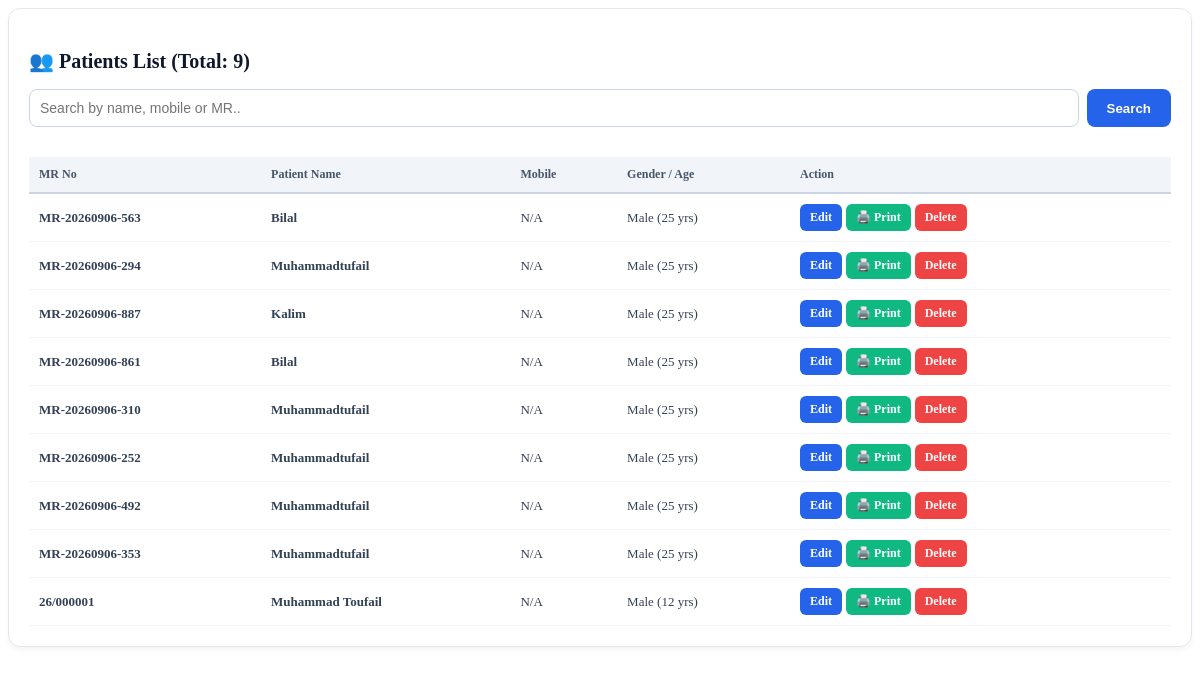
Screenshot of /patients.php (signed in) with the database file from the repository.
### tables this page shows
CREATE TABLE `patients` (
  `id` int(11) NOT NULL AUTO_INCREMENT,
  `name` varchar(150) NOT NULL,
  `gender` varchar(15) DEFAULT 'Male',
  `phone` varchar(20) DEFAULT NULL,
  `age` int(11) DEFAULT 0,
  `address` varchar(255) DEFAULT NULL,
  `mr_no` varchar(50) DEFAULT NULL,
  `mobile` varchar(20) DEFAULT NULL,
  `created_at` timestamp NULL DEFAULT current_timestamp(),
  PRIMARY KEY (`id`)
);

### patients.php (the view, shortened to what this page needs)
<?php
require __DIR__.'/config.php';
$search = trim($_GET['search'] ?? '');
if ($search !== '') {
    $like = "%{$search}%";
    $stmt = $conn->prepare("SELECT * FROM patients WHERE name LIKE ? OR phone LIKE ? OR mr_no LIKE ? ORDER BY id DESC");
    $stmt->bind_param("sss", $like, $like, $like);
    $stmt->execute();
    $res = $stmt->get_result();
} else {
    $res = $conn->query("SELECT * FROM patients ORDER BY id DESC");
}
$PATIENTS = [];
if ($res && $res->num_rows > 0) {
    while ($row = $res->fetch_assoc()) {
        $PATIENTS[] = $row;
    }
}
?>
<div class="card">
  <h3 class="card-title">👥 Patients List (Total: <?= count($PATIENTS) ?>)</h3>
  <form method="GET" action="patients.php" class="search-box">
    <input type="text" name="search" class="search-input" placeholder="Search by name, mobile or MR.." value="<?= htmlspecialchars($search) ?>">
    <button type="submit" class="search-btn">Search</button>
  </form>
  <div style="overflow-x:auto;">
    <table class="table">
      <thead>
        <tr>
          <th>MR No</th>
          <th>Patient Name</th>
          <th>Mobile</th>
          <th>Gender / Age</th>
          <th style="min-width:180px;">Action</th>
        </tr>
      </thead>
      <tbody>
        <?php if (empty($PATIENTS)): ?>
          <tr><td colspan="5" style="text-align:center; color:#94a3b8; padding:30px;">No patient records found.</td></tr>
        <?php else: ?>
          <?php foreach ($PATIENTS as $p):
            $mr    = $p['mr_no'] ?? ('#'.$p['id']);
            $name  = $p['name'] ?? 'N/A';
            $phone = $p['phone'] ?? 'N/A';
            $g     = !empty($p['gender']) ? ucfirst($p['gender']) : 'N/A';
            $age   = !empty($p['age']) ? $p['age'] . ' yrs' : '';
            $ga    = trim("$g ($age)");
          ?>
            <tr>
              <td><b><?= htmlspecialchars($mr) ?></b></td>
              <td><b><?= htmlspecialchars($name) ?></b></td>
              <td><?= htmlspecialchars($phone) ?></td>
              <td><?= htmlspecialchars($ga) ?></td>
              <td>
                <div class="btn-group">
                  <a href="edit_patient.php?id=<?= $p['id'] ?>" class="btn-action btn-edit">Edit</a>
                  <a href="print_patient_card.php?id=<?= $p['id'] ?>" class="btn-action btn-print" target="_blank">🖨️ Print</a>
                  <a href="patients.php?action=delete&id=<?= $p['id'] ?>" class="btn-action btn-delete" onclick="return confirm('Are you sure you want to delete this patient?')">Delete</a>
                </div>
              </td>
            </tr>
          <?php endforeach; ?>
        <?php endif; ?>
      </tbody>
    </table>
  </div>
</div>

### patients.php (style rules this page uses)
.card { background:#fff; padding:20px; border-radius:12px; border:1px solid #e2e8f0; margin-bottom:20px; box-shadow: 0 4px 6px -1px rgba(0,0,0,0.05); }
.card-title { font-size:20px; font-weight:700; color:#0f172a; margin-bottom:16px; }
.search-box { display:flex; gap:8px; margin-bottom:20px; }
.search-input { flex:1; padding:10px; border:1px solid #cbd5e1; border-radius:8px; font-size:14px; outline:none; }
.search-btn { background:#2563eb; color:#fff; border:none; padding:10px 20px; border-radius:8px; font-weight:600; cursor:pointer; }
.table { width:100%; border-collapse:collapse; margin-top:10px; }
.table th { background:#f1f5f9; padding:10px; text-align:left; font-size:12px; font-weight:700; color:#475569; border-bottom:2px solid #cbd5e1; }
.table td { padding:10px; border-bottom:1px solid #f1f5f9; font-size:13px; color:#334155; vertical-align:middle; }
.btn-group { display:flex; gap:4px; flex-wrap:wrap; }
.btn-action { padding:6px 10px; border-radius:6px; font-size:12px; font-weight:600; text-decoration:none; color:#fff; border:none; cursor:pointer; display:inline-flex; align-items:center; gap:3px; }
.btn-edit { background:#2563eb; }
.btn-print { background:#10b981; }
.btn-delete { background:#ef4444; }

### rows the page displays
patients: mr_no "MR-20260906-563", name "Bilal", phone "N/A", ga "Male (25 yrs)"
patients: mr_no "MR-20260906-294", name "Muhammadtufail", phone "N/A", ga "Male (25 yrs)"
patients: mr_no "MR-20260906-887", name "Kalim", phone "N/A", ga "Male (25 yrs)"
patients: mr_no "MR-20260906-861", name "Bilal", phone "N/A", ga "Male (25 yrs)"
patients: mr_no "MR-20260906-310", name "Muhammadtufail", phone "N/A", ga "Male (25 yrs)"
patients: mr_no "MR-20260906-252", name "Muhammadtufail", phone "N/A", ga "Male (25 yrs)"
patients: mr_no "MR-20260906-492", name "Muhammadtufail", phone "N/A", ga "Male (25 yrs)"
patients: mr_no "MR-20260906-353", name "Muhammadtufail", phone "N/A", ga "Male (25 yrs)"
patients: mr_no "26/000001", name "Muhammad Toufail", phone "N/A", ga "Male (12 yrs)"

### other values shown
count($PATIENTS) "9"
